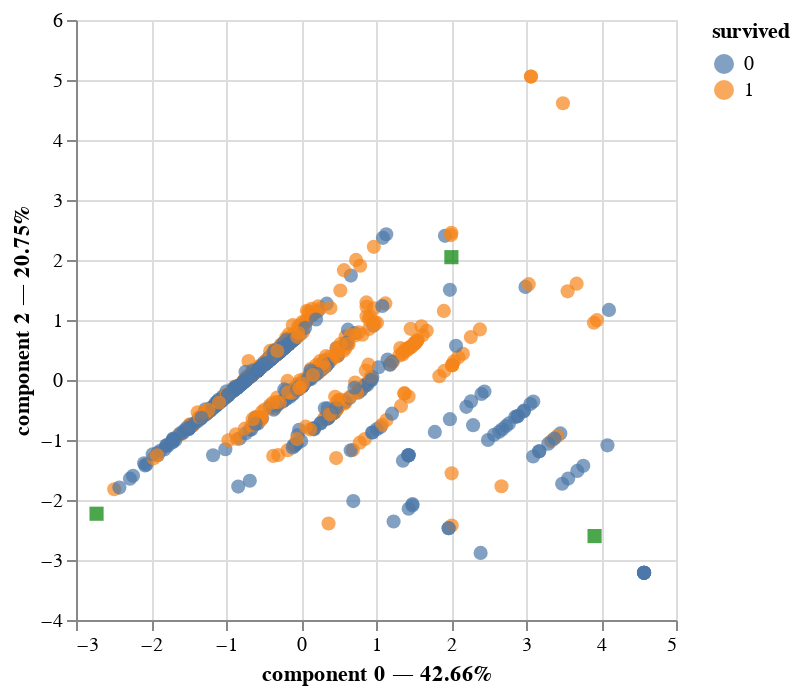

The notebook cell saved with this chart:
### Code cell
pca.plot(titanic_quanti,
         x_component=0,
         y_component=2,
         color_rows_by='survived',
         show_row_markers=True,
         show_column_markers=True
)

### Figure 1 — Vega-Lite specification as saved in the notebook (floating-point values rounded to 4 significant figures; data arrays with more than 128 entries replaced by an {"elided": "..."} marker saying what was removed)
{"config": {"view": {"continuousWidth": 300, "continuousHeight": 300}}, "layer": [{"data": {"name": "data-109a65e56c2d3a457e90e5b845042e48"}, "mark": {"type": "circle", "size": 50}, "encoding": {"color": {"field": "survived", "type": "nominal"}, "tooltip": [{"field": "survived", "type": "nominal"}, {"field": "component 0", "type": "quantitative"}, {"field": "component 2", "type": "quantitative"}], "x": {"axis": {"title": "component 0 — 42.66%"}, "field": "component 0", "scale": {"zero": false}, "type": "quantitative"}, "y": {"axis": {"title": "component 2 — 20.75%"}, "field": "component 2", "scale": {"zero": false}, "type": "quantitative"}}, "name": "view_5"}, {"data": {"name": "data-1546d797a613ed81b7c1b6d9936b0206"}, "mark": {"type": "square", "color": "green", "size": 50}, "encoding": {"tooltip": [{"field": "variable", "type": "nominal"}], "x": {"field": "component 0", "scale": {"zero": false}, "type": "quantitative"}, "y": {"field": "component 2", "scale": {"zero": false}, "type": "quantitative"}}}], "params": [{"name": "param_9", "select": {"type": "interval", "encodings": ["x", "y"]}, "bind": "scales", "views": ["view_5"]}], "$schema": "https://vega.github.io/schema/vega-lite/v5.17.0.json", "datasets": {"data-109a65e56c2d3a457e90e5b845042e48": {"elided": "876 records"}, "data-1546d797a613ed81b7c1b6d9936b0206": [{"variable": "age", "component 0": -2.726, "component 1": 5.161, "component 2": -2.229, "label": "age"}, {"variable": "fare", "component 0": 2.005, "component 1": 6.17, "component 2": 2.047, "label": "fare"}, {"variable": "family_size", "component 0": 3.914, "component 1": 0.4336, "component 2": -2.601, "label": "family_size"}]}}
